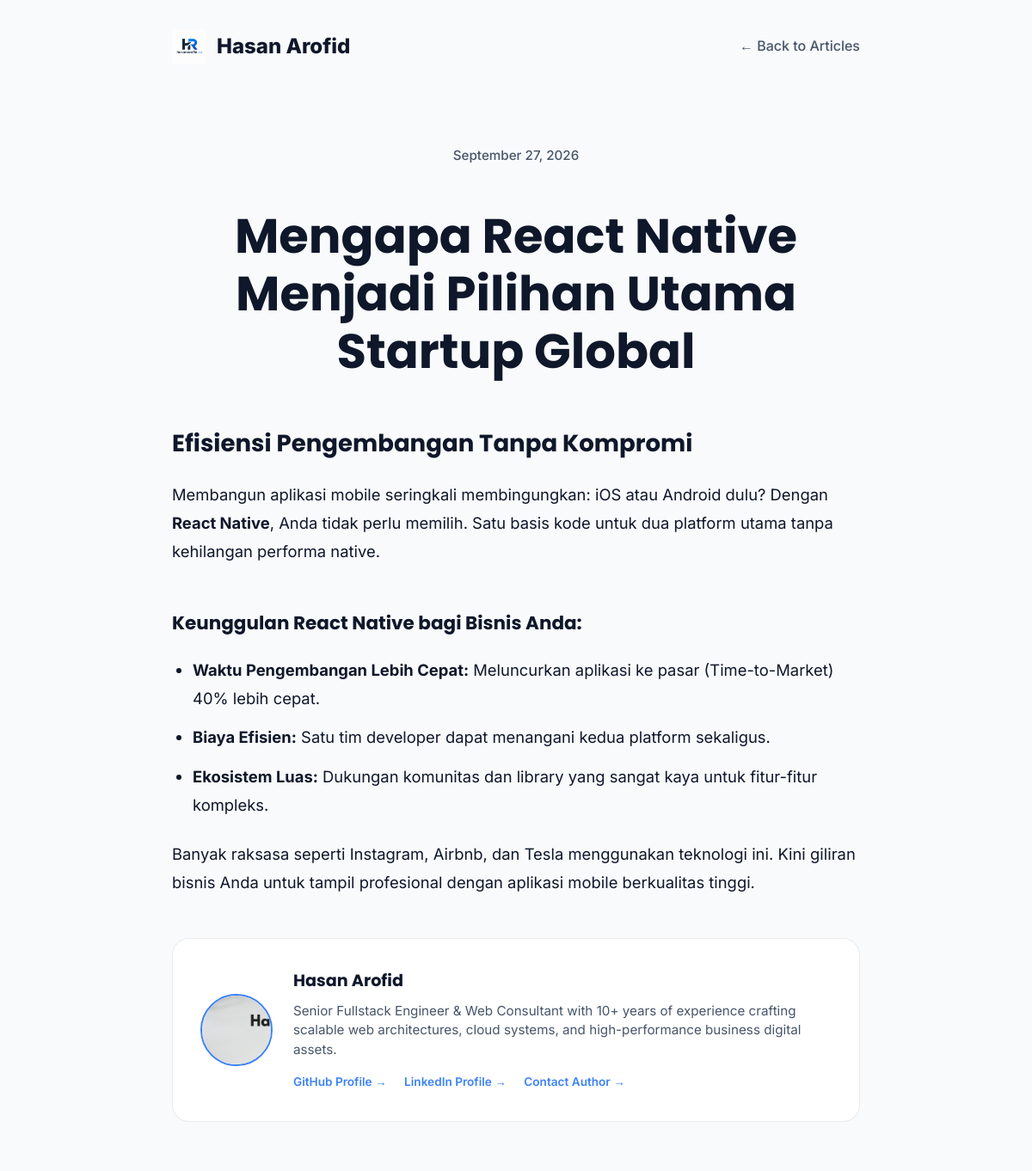
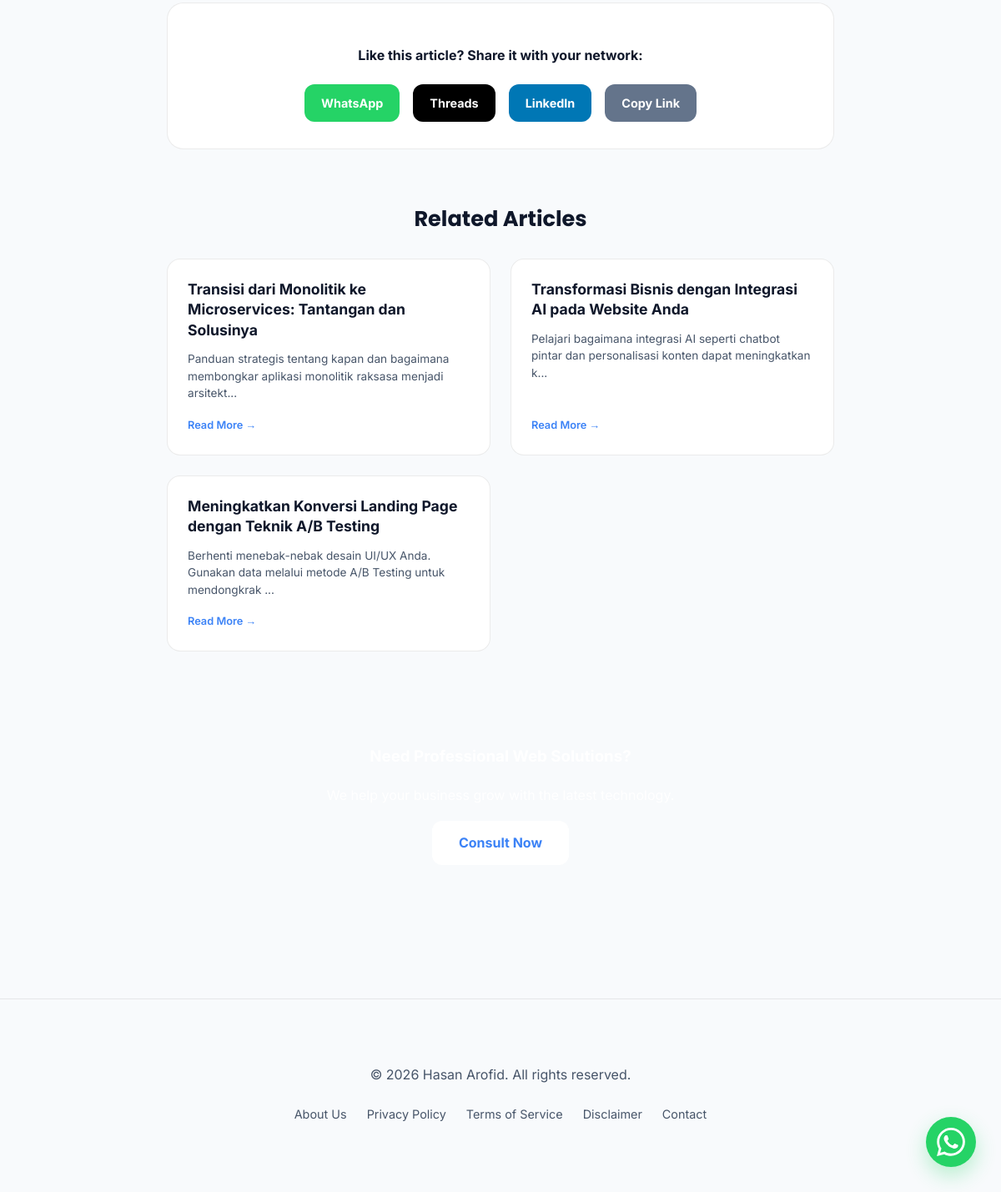
/blog/mengapa-react-native-pilihan-utama-startup, run on the app's committed database (2 pictures, top to bottom).
### tables this page shows
CREATE TABLE articles (id INTEGER PRIMARY KEY AUTOINCREMENT, title TEXT, slug TEXT UNIQUE, content TEXT, excerpt TEXT, meta_title TEXT, meta_description TEXT, image_url TEXT, created_at DATETIME DEFAULT (datetime('now')), status TEXT DEFAULT 'published');

### blog.php (the view, shortened to what this page needs)
<?php
$dbFile = __DIR__ . '/stats.db';
try {
    $db = new PDO('sqlite:' . $dbFile);
    $db->setAttribute(PDO::ATTR_ERRMODE, PDO::ERRMODE_EXCEPTION);
} catch (PDOException $e) { die("Database connection failed."); }
$slug = $_GET['slug'] ?? '';
$stmt = $db->prepare("SELECT * FROM articles WHERE slug = ? AND status = 'published'");
$stmt->execute([$slug]);
$article = $stmt->fetch(PDO::FETCH_ASSOC);
$relatedArticles = [];
if ($article) {
    $relStmt = $db->prepare("SELECT id, title, slug, excerpt, created_at FROM articles WHERE id != ? AND status = 'published' ORDER BY RANDOM() LIMIT 3");
    $relStmt->execute([$article['id']]);
    $relatedArticles = $relStmt->fetchAll(PDO::FETCH_ASSOC);
}
?>
<?php
$lang = $_SESSION['lang'] ?? 'en';
?>
<!DOCTYPE html>
<html lang="<?= $lang ?>">
<head>
</head>
<body>
    <div class="container">
        <nav>
            <a href="/" class="logo">
                <img src="/images/logohasanarofid.png" alt="Logo">
                <span>Hasan Arofid</span>
            </a>
            <a href="/articles" class="back-link">← <?= $lang === 'id' ? 'Kembali ke Artikel' : 'Back to Articles' ?></a>
        </nav>
        <article>
            <div class="article-header">
                <div class="article-meta"><?= date('F d, Y', strtotime($article['created_at'])) ?></div>
                <h1><?= htmlspecialchars($article['title']) ?></h1>
            </div>
            <div class="article-content ql-editor">
                <?= $article['content'] ?>
            </div>
            <div class="author-box">
                <img src="/images/hasanarofid.png" alt="Hasan Arofid">
                <div class="author-info">
                    <h4>Hasan Arofid</h4>
                    <p><?= $lang === 'id' ? 'Senior Fullstack Engineer & Konsultan Web dengan 10+ tahun pengalaman membangun sistem web skalabel, arsitektur cloud, dan solusi digital bisnis performa tinggi.' : 'Senior Fullstack Engineer & Web Consultant with 10+ years of experience crafting scalable web architectures, cloud systems, and high-performance business digital assets.' ?></p>
                    <div class="author-links">
                        <a href="https://github.com/hasanarofid" target="_blank" rel="noopener">GitHub Profile →</a>
                        <a href="https://linkedin.com/in/hasan-arofid-47869a130/" target="_blank" rel="noopener">LinkedIn Profile →</a>
                        <a href="/#contact"><?= $lang === 'id' ? 'Hubungi Saya' : 'Contact Author' ?> →</a>
                    </div>
                </div>
            </div>
            <div class="share-section">
                <p><strong><?= $lang === 'id' ? 'Sukai artikel ini? Bagikan ke rekan Anda:' : 'Like this article? Share it with your network:' ?></strong></p>
                <div class="share-buttons">
                    <a href="https://api.whatsapp.com/send?text=Baca artikel menarik ini: <?= urlencode($article['title']) ?> - https://hasanarofid.site/blog/<?= $article['slug'] ?>" target="_blank" class="share-btn btn-wa">WhatsApp</a>
                    <a href="https://www.threads.net/intent/post?text=<?= urlencode($article['title'] . ' - https://hasanarofid.site/blog/' . $article['slug']) ?>" target="_blank" class="share-btn btn-th">Threads</a>
                    <a href="https://www.linkedin.com/sharing/share-offsite/?url=https://hasanarofid.site/blog/<?= $article['slug'] ?>" target="_blank" class="share-btn btn-li">LinkedIn</a>
                    <button onclick="copyLink()" class="share-btn btn-copy" id="copyBtn"><?= $lang === 'id' ? 'Salin Link' : 'Copy Link' ?></button>
                </div>
            </div>
            <?php if (!empty($relatedArticles)): ?>
            <div class="related-section">
                <h3><?= $lang === 'id' ? 'Artikel Terkait Lainnya' : 'Related Articles' ?></h3>
                <div class="related-grid">
                    <?php foreach ($relatedArticles as $rel): ?>
                    <a href="/blog/<?= htmlspecialchars($rel['slug']) ?>" class="related-card">
                        <div>
                            <h4><?= htmlspecialchars($rel['title']) ?></h4>
                            <p><?= htmlspecialchars(mb_substr(strip_tags($rel['excerpt'] ?: $rel['title']), 0, 100)) ?>...</p>
                        </div>
                        <span class="related-meta"><?= $lang === 'id' ? 'Baca Selengkapnya →' : 'Read More →' ?></span>
                    </a>
                    <?php endforeach; ?>
                </div>
            </div>
            <?php endif; ?>
            <div class="cta-box">
                <h3><?= $lang === 'id' ? 'Butuh Solusi Web Profesional?' : 'Need Professional Web Solutions?' ?></h3>
                <p><?= $lang === 'id' ? 'Kami membantu bisnis Anda tumbuh dengan teknologi terbaru.' : 'We help your business grow with the latest technology.' ?></p>
                <a href="/#contact" class="btn-white"><?= $lang === 'id' ? 'Konsultasi Sekarang' : 'Consult Now' ?></a>
            </div>
        </article>
    </div>
    <footer>
        <div class="container">
            <p>&copy; <?= date('Y') ?> Hasan Arofid. All rights reserved.</p>
            <div style="margin: 20px 0; display: flex; justify-content: center; flex-wrap: wrap; gap: 24px; font-size: 0.9rem;">
                <a href="/about" style="color: var(--text-muted); text-decoration: none;"><?= $lang === 'id' ? 'Tentang Kami' : 'About Us' ?></a>
                <a href="/privacy-policy" style="color: var(--text-muted); text-decoration: none;"><?= $lang === 'id' ? 'Kebijakan Privasi' : 'Privacy Policy' ?></a>
                <a href="/terms-of-service" style="color: var(--text-muted); text-decoration: none;"><?= $lang === 'id' ? 'Syarat & Ketentuan' : 'Terms of Service' ?></a>
                <a href="/disclaimer" style="color: var(--text-muted); text-decoration: none;"><?= $lang === 'id' ? 'Penafian' : 'Disclaimer' ?></a>
                <a href="/contact" style="color: var(--text-muted); text-decoration: none;"><?= $lang === 'id' ? 'Kontak' : 'Contact' ?></a>
            </div>
        </div>
    </footer>
  <a href="https://wa.me/628814959247?text=Halo%20Hasan,%20saya%20ingin%20konsultasi%20mengenai%20pembuatan%20website"
    class="whatsapp-float" target="_blank" aria-label="Chat on WhatsApp">
  </a>
</body>
</html>

### blog.php (style rules this page uses)
:root { --bg: #f8fafc; --surface: #ffffff; --border: rgba(0,0,0,0.08); --text: #0f172a; --text-muted: #475569; --accent: #3b82f6; }
body { font-family: 'Inter', sans-serif; background: var(--bg); color: var(--text); line-height: 1.8; margin: 0; padding: 0; }
.container { max-width: 800px; margin: 0 auto; padding: 0 24px; }
nav { padding: 32px 0; display: flex; justify-content: space-between; align-items: center; }
.logo { font-weight: 800; font-size: 1.5rem; text-decoration: none; color: inherit; display: flex; align-items: center; gap: 12px; }
.logo img { height: 40px; }
.back-link { color: var(--text-muted); text-decoration: none; font-weight: 500; }
article { padding: 60px 0 120px; }
.article-header { margin-bottom: 48px; text-align: center; }
.article-header h1 { font-family: 'Poppins', sans-serif; font-size: clamp(2rem, 5vw, 3.5rem); line-height: 1.2; margin-bottom: 24px; }
.article-meta { color: var(--text-muted); font-size: 0.95rem; font-weight: 500; }
.article-content { font-size: 1.15rem; color: var(--text); }
.article-content h1, .article-content h2, .article-content h3 { margin-top: 48px; margin-bottom: 16px; font-family: 'Poppins', sans-serif; }
.article-content p { margin-bottom: 24px; }
.article-content ul, .article-content ol { margin-bottom: 24px; padding-left: 24px; }
.article-content li { margin-bottom: 12px; }
.share-section { margin-top: 60px; padding: 32px; background: var(--surface); border: 1px solid var(--border); border-radius: 20px; text-align: center; }
.share-buttons { display: flex; justify-content: center; gap: 16px; margin-top: 20px; }
.share-btn { padding: 10px 20px; border-radius: 12px; text-decoration: none; font-weight: 700; color: white; font-size: 0.9rem; transition: 0.3s; }
.btn-wa { background: #25d366; }
.btn-li { background: #0077b5; }
.btn-th { background: #000000; }
.btn-copy { background: #64748b; cursor: pointer; border: none; font-family: inherit; }
.author-box { margin-top: 48px; padding: 32px; background: var(--surface); border: 1px solid var(--border); border-radius: 20px; display: flex; align-items: center; gap: 24px; text-align: left; }
.author-box img { width: 80px; height: 80px; border-radius: 50%; object-fit: cover; border: 2px solid var(--accent); }
.author-info h4 { margin: 0 0 6px; font-family: 'Poppins', sans-serif; font-size: 1.2rem; }
.author-info p { margin: 0 0 10px; color: var(--text-muted); font-size: 0.95rem; line-height: 1.5; }
.author-links a { color: var(--accent); text-decoration: none; font-weight: 600; font-size: 0.85rem; margin-right: 16px; }
.related-section { margin-top: 60px; }
.related-section h3 { font-family: 'Poppins', sans-serif; font-size: 1.6rem; margin-bottom: 24px; text-align: center; }
.related-grid { display: grid; grid-template-columns: repeat(auto-fit, minmax(280px, 1fr)); gap: 24px; }
.related-card { background: var(--surface); border: 1px solid var(--border); border-radius: 16px; padding: 24px; text-decoration: none; color: inherit; display: flex; flex-direction: column; justify-content: space-between; transition: 0.3s; }
.related-card h4 { margin: 0 0 12px; font-size: 1.1rem; line-height: 1.4; color: var(--text); }
.related-card p { color: var(--text-muted); font-size: 0.85rem; margin: 0 0 16px; line-height: 1.5; flex-grow: 1; }
.related-meta { color: var(--accent); font-size: 0.8rem; font-weight: 600; }
.cta-box { margin-top: 50px; padding: 40px; background: var(--gradient); border-radius: 24px; color: white; text-align: center; }
.cta-box h3 { margin-bottom: 16px; }
.cta-box .btn-white { background: white; color: var(--accent); padding: 12px 32px; border-radius: 12px; text-decoration: none; font-weight: 700; display: inline-block; }
footer { padding: 60px 0; border-top: 1px solid var(--border); text-align: center; color: var(--text-muted); }
.whatsapp-float { position: fixed; bottom: 30px; right: 30px; background: #25d366; color: white; width: 60px; height: 60px; border-radius: 50%; display: flex; align-items: center; justify-content: center; font-size: 32px; box-shadow: 0 10px 25px rgba(37, 211, 102, 0.3); z-index: 2000; text-decoration: none; transition: 0.3s; }

### data on the page
articles: created_at "September 27, 2026", title "Mengapa React Native Menjadi Pilihan Utama Startup Global", content "Efisiensi Pengembangan Tanpa Kompromi Membangun aplikasi mobile seringkali membingungkan: iOS atau Android dulu? Dengan React Native , Anda tidak perlu memilih. Satu basis kode untuk dua platform utama tanpa kehilangan performa native. Keunggulan React Native bagi Bisnis Anda: Waktu Pengembangan Lebih Cepat: Meluncurkan aplikasi ke pasar (Time-to-Market) 40% lebih cepat. Biaya Efisien: Satu tim developer dapat menangani kedua platform sekaligus. Ekosistem Luas: Dukungan komunitas dan library yang sangat kaya untuk fitur-fitur kompleks. Banyak raksasa seperti Instagram, Airbnb, dan Tesla menggunakan teknologi ini. Kini giliran bisnis Anda untuk tampil profesional dengan aplikasi mobile…"
articles: title "Transisi dari Monolitik ke Microservices: Tantangan dan Solusinya", excerpt "Panduan strategis tentang kapan dan bagaimana membongkar aplikasi monolitik raksasa menjadi arsitekt"
articles: title "Transformasi Bisnis dengan Integrasi AI pada Website Anda", excerpt "Pelajari bagaimana integrasi AI seperti chatbot pintar dan personalisasi konten dapat meningkatkan k"
articles: title "Meningkatkan Konversi Landing Page dengan Teknik A/B Testing", excerpt "Berhenti menebak-nebak desain UI/UX Anda. Gunakan data melalui metode A/B Testing untuk mendongkrak"
